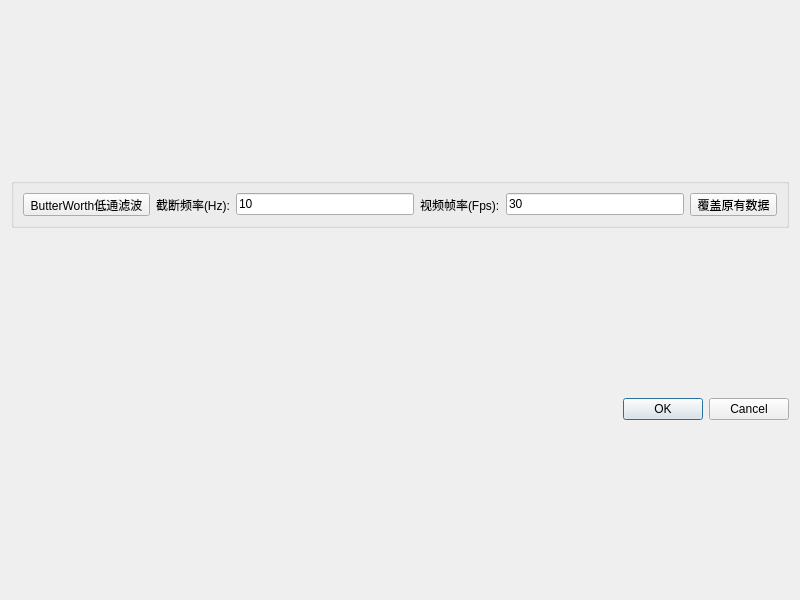
<?xml version="1.0" encoding="UTF-8"?>
<ui version="4.0">
 <class>Dialog</class>
 <widget class="QDialog" name="Dialog">
  <property name="geometry">
   <rect>
    <x>0</x>
    <y>0</y>
    <width>800</width>
    <height>600</height>
   </rect>
  </property>
  <property name="minimumSize">
   <size>
    <width>800</width>
    <height>600</height>
   </size>
  </property>
  <property name="windowTitle">
   <string>Dialog</string>
  </property>
  <layout class="QVBoxLayout" name="verticalLayout_2">
   <property name="spacing">
    <number>3</number>
   </property>
   <item>
    <layout class="QVBoxLayout" name="verticalLayout">
     <property name="bottomMargin">
      <number>0</number>
     </property>
    </layout>
   </item>
   <item>
    <widget class="QGroupBox" name="groupBox">
     <property name="maximumSize">
      <size>
       <width>16777215</width>
       <height>50</height>
      </size>
     </property>
     <property name="title">
      <string/>
     </property>
     <layout class="QHBoxLayout" name="horizontalLayout_2">
      <item>
       <widget class="QPushButton" name="pushButton">
        <property name="maximumSize">
         <size>
          <width>1300</width>
          <height>25</height>
         </size>
        </property>
        <property name="text">
         <string> ButterWorth低通滤波 </string>
        </property>
       </widget>
      </item>
      <item>
       <widget class="QLabel" name="label">
        <property name="maximumSize">
         <size>
          <width>16777215</width>
          <height>25</height>
         </size>
        </property>
        <property name="text">
         <string>截断频率(Hz):</string>
        </property>
       </widget>
      </item>
      <item>
       <widget class="QLineEdit" name="lineEdit">
        <property name="text">
         <string>10</string>
        </property>
       </widget>
      </item>
      <item>
       <widget class="QLabel" name="label_2">
        <property name="maximumSize">
         <size>
          <width>16777215</width>
          <height>25</height>
         </size>
        </property>
        <property name="text">
         <string>视频帧率(Fps):</string>
        </property>
       </widget>
      </item>
      <item>
       <widget class="QLineEdit" name="lineEdit_2">
        <property name="text">
         <string>30</string>
        </property>
       </widget>
      </item>
      <item>
       <widget class="QPushButton" name="pushButton_2">
        <property name="text">
         <string> 覆盖原有数据 </string>
        </property>
       </widget>
      </item>
     </layout>
    </widget>
   </item>
   <item>
    <widget class="QDialogButtonBox" name="buttonBox">
     <property name="orientation">
      <enum>Qt::Horizontal</enum>
     </property>
     <property name="standardButtons">
      <set>QDialogButtonBox::Cancel|QDialogButtonBox::Ok</set>
     </property>
    </widget>
   </item>
  </layout>
 </widget>
 <resources/>
 <connections>
  <connection>
   <sender>buttonBox</sender>
   <signal>accepted()</signal>
   <receiver>Dialog</receiver>
   <slot>accept()</slot>
   <hints>
    <hint type="sourcelabel">
     <x>248</x>
     <y>254</y>
    </hint>
    <hint type="destinationlabel">
     <x>157</x>
     <y>274</y>
    </hint>
   </hints>
  </connection>
  <connection>
   <sender>buttonBox</sender>
   <signal>rejected()</signal>
   <receiver>Dialog</receiver>
   <slot>reject()</slot>
   <hints>
    <hint type="sourcelabel">
     <x>316</x>
     <y>260</y>
    </hint>
    <hint type="destinationlabel">
     <x>286</x>
     <y>274</y>
    </hint>
   </hints>
  </connection>
 </connections>
</ui>
